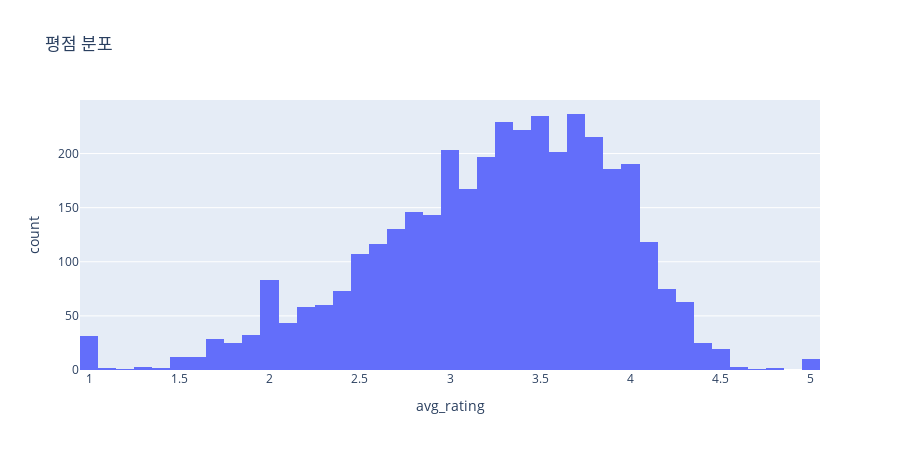

Notebook code for this chart:
### Code cell
px.histogram(mv_rating_agg, x='avg_rating', height=450, title='평점 분포')

### Figure 1 — Plotly figure (JSON) as saved in the notebook; plotly's stock layout.template omitted (floating-point values rounded to 4 significant figures; data arrays with more than 128 entries replaced by an {"elided": "..."} marker saying what was removed)
{"data": [{"alignmentgroup": "True", "bingroup": "x", "hovertemplate": "avg_rating=%{x}<br>count=%{y}<extra></extra>", "legendgroup": "", "marker": {"color": "#636efa", "pattern": {"shape": ""}}, "name": "", "offsetgroup": "", "orientation": "v", "showlegend": false, "type": "histogram", "x": {"elided": "3706 float values"}, "xaxis": "x", "yaxis": "y"}], "layout": {"barmode": "relative", "height": 450, "legend": {"tracegroupgap": 0}, "title": {"text": "평점 분포"}, "xaxis": {"anchor": "y", "domain": [0, 1], "title": {"text": "avg_rating"}}, "yaxis": {"anchor": "x", "domain": [0, 1], "title": {"text": "count"}}}}
